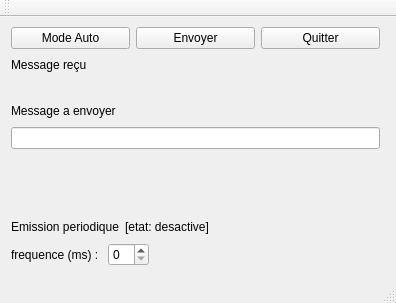
<?xml version="1.0" encoding="UTF-8"?>
<ui version="4.0">
 <class>MainWindow</class>
 <widget class="QMainWindow" name="MainWindow">
  <property name="geometry">
   <rect>
    <x>0</x>
    <y>0</y>
    <width>396</width>
    <height>303</height>
   </rect>
  </property>
  <property name="windowTitle">
   <string>MainWindow</string>
  </property>
  <widget class="QWidget" name="centralWidget">
   <widget class="QWidget" name="verticalLayoutWidget">
    <property name="geometry">
     <rect>
      <x>0</x>
      <y>-1</y>
      <width>391</width>
      <height>261</height>
     </rect>
    </property>
    <layout class="QVBoxLayout" name="verticalLayout">
     <property name="sizeConstraint">
      <enum>QLayout::SetMaximumSize</enum>
     </property>
     <item>
      <layout class="QHBoxLayout" name="horizontalLayout">
       <item>
        <widget class="QPushButton" name="autoBtn">
         <property name="text">
          <string>Mode Auto</string>
         </property>
        </widget>
       </item>
       <item>
        <widget class="QPushButton" name="sendBtn">
         <property name="text">
          <string>Envoyer</string>
         </property>
        </widget>
       </item>
       <item>
        <widget class="QPushButton" name="quitBtn">
         <property name="text">
          <string>Quitter</string>
         </property>
        </widget>
       </item>
      </layout>
     </item>
     <item>
      <layout class="QVBoxLayout" name="verticalLayout_3">
       <item>
        <layout class="QHBoxLayout" name="horizontalLayout_3">
         <item>
          <widget class="QLabel" name="messageLabel">
           <property name="text">
            <string>Message reçu</string>
           </property>
          </widget>
         </item>
         <item>
          <spacer name="horizontalSpacer">
           <property name="orientation">
            <enum>Qt::Horizontal</enum>
           </property>
           <property name="sizeHint" stdset="0">
            <size>
             <width>40</width>
             <height>20</height>
            </size>
           </property>
          </spacer>
         </item>
        </layout>
       </item>
       <item>
        <widget class="QLabel" name="messageReceived">
         <property name="text">
          <string/>
         </property>
        </widget>
       </item>
      </layout>
     </item>
     <item>
      <layout class="QVBoxLayout" name="verticalLayout_4">
       <item>
        <layout class="QHBoxLayout" name="horizontalLayout_4">
         <item>
          <widget class="QLabel" name="messageLabel_2">
           <property name="text">
            <string>Message a envoyer</string>
           </property>
          </widget>
         </item>
         <item>
          <spacer name="horizontalSpacer_2">
           <property name="orientation">
            <enum>Qt::Horizontal</enum>
           </property>
           <property name="sizeHint" stdset="0">
            <size>
             <width>40</width>
             <height>20</height>
            </size>
           </property>
          </spacer>
         </item>
        </layout>
       </item>
       <item>
        <widget class="QLineEdit" name="messageSend"/>
       </item>
      </layout>
     </item>
     <item>
      <spacer name="verticalSpacer">
       <property name="orientation">
        <enum>Qt::Vertical</enum>
       </property>
       <property name="sizeHint" stdset="0">
        <size>
         <width>20</width>
         <height>40</height>
        </size>
       </property>
      </spacer>
     </item>
     <item>
      <layout class="QVBoxLayout" name="verticalLayout_6">
       <item>
        <layout class="QHBoxLayout" name="horizontalLayout_6">
         <item>
          <widget class="QLabel" name="emissionLabel">
           <property name="text">
            <string>Emission periodique</string>
           </property>
          </widget>
         </item>
         <item>
          <widget class="QLabel" name="emissionStatus">
           <property name="text">
            <string>[etat: desactive]</string>
           </property>
          </widget>
         </item>
         <item>
          <spacer name="horizontalSpacer_4">
           <property name="orientation">
            <enum>Qt::Horizontal</enum>
           </property>
           <property name="sizeHint" stdset="0">
            <size>
             <width>40</width>
             <height>20</height>
            </size>
           </property>
          </spacer>
         </item>
        </layout>
       </item>
       <item>
        <layout class="QHBoxLayout" name="horizontalLayout_7">
         <item>
          <widget class="QLabel" name="frequencyLabel">
           <property name="text">
            <string>frequence (ms) : </string>
           </property>
          </widget>
         </item>
         <item>
          <widget class="QSpinBox" name="frequencySpinBox"/>
         </item>
         <item>
          <spacer name="horizontalSpacer_5">
           <property name="orientation">
            <enum>Qt::Horizontal</enum>
           </property>
           <property name="sizeHint" stdset="0">
            <size>
             <width>40</width>
             <height>20</height>
            </size>
           </property>
          </spacer>
         </item>
        </layout>
       </item>
      </layout>
     </item>
    </layout>
   </widget>
  </widget>
  <widget class="QStatusBar" name="statusBar"/>
  <widget class="QToolBar" name="mainToolBar">
   <attribute name="toolBarArea">
    <enum>TopToolBarArea</enum>
   </attribute>
   <attribute name="toolBarBreak">
    <bool>false</bool>
   </attribute>
  </widget>
 </widget>
 <layoutdefault spacing="6" margin="11"/>
 <resources/>
 <connections>
  <connection>
   <sender>quitBtn</sender>
   <signal>clicked()</signal>
   <receiver>MainWindow</receiver>
   <slot>close()</slot>
   <hints>
    <hint type="sourcelabel">
     <x>316</x>
     <y>27</y>
    </hint>
    <hint type="destinationlabel">
     <x>378</x>
     <y>60</y>
    </hint>
   </hints>
  </connection>
 </connections>
</ui>
